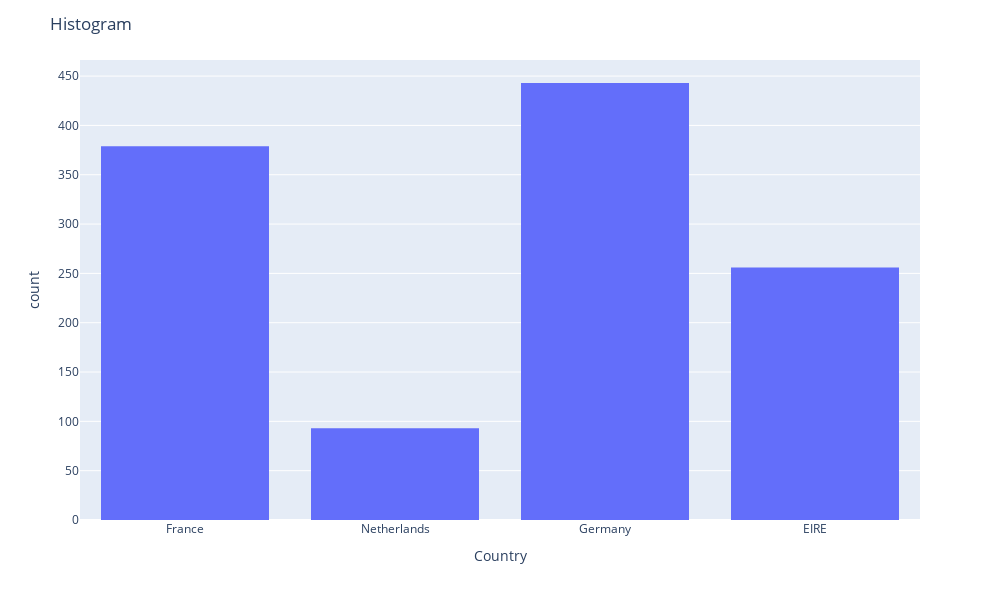

Write notebook code for a chart like this one.
### Code cell
# Traces
fig = px.histogram(qty_invc, x="Country")


# Layout
fig['layout'].update(width=1000, height=600, title='Histogram');

# Plot
py.iplot(fig);

### Figure 1 — Plotly figure (JSON) as saved in the notebook; plotly's stock layout.template omitted (floating-point values rounded to 4 significant figures; data arrays with more than 128 entries replaced by an {"elided": "..."} marker saying what was removed)
{"data": [{"alignmentgroup": "True", "bingroup": "x", "hovertemplate": "Country=%{x}<br>count=%{y}<extra></extra>", "legendgroup": "", "marker": {"color": "#636efa", "pattern": {"shape": ""}}, "name": "", "offsetgroup": "", "orientation": "v", "showlegend": false, "type": "histogram", "x": {"elided": "1171 str values"}, "xaxis": "x", "yaxis": "y"}], "layout": {"barmode": "relative", "height": 600, "legend": {"tracegroupgap": 0}, "margin": {"t": 60}, "title": {"text": "Histogram"}, "width": 1000, "xaxis": {"anchor": "y", "domain": [0, 1], "title": {"text": "Country"}}, "yaxis": {"anchor": "x", "domain": [0, 1], "title": {"text": "count"}}}}
